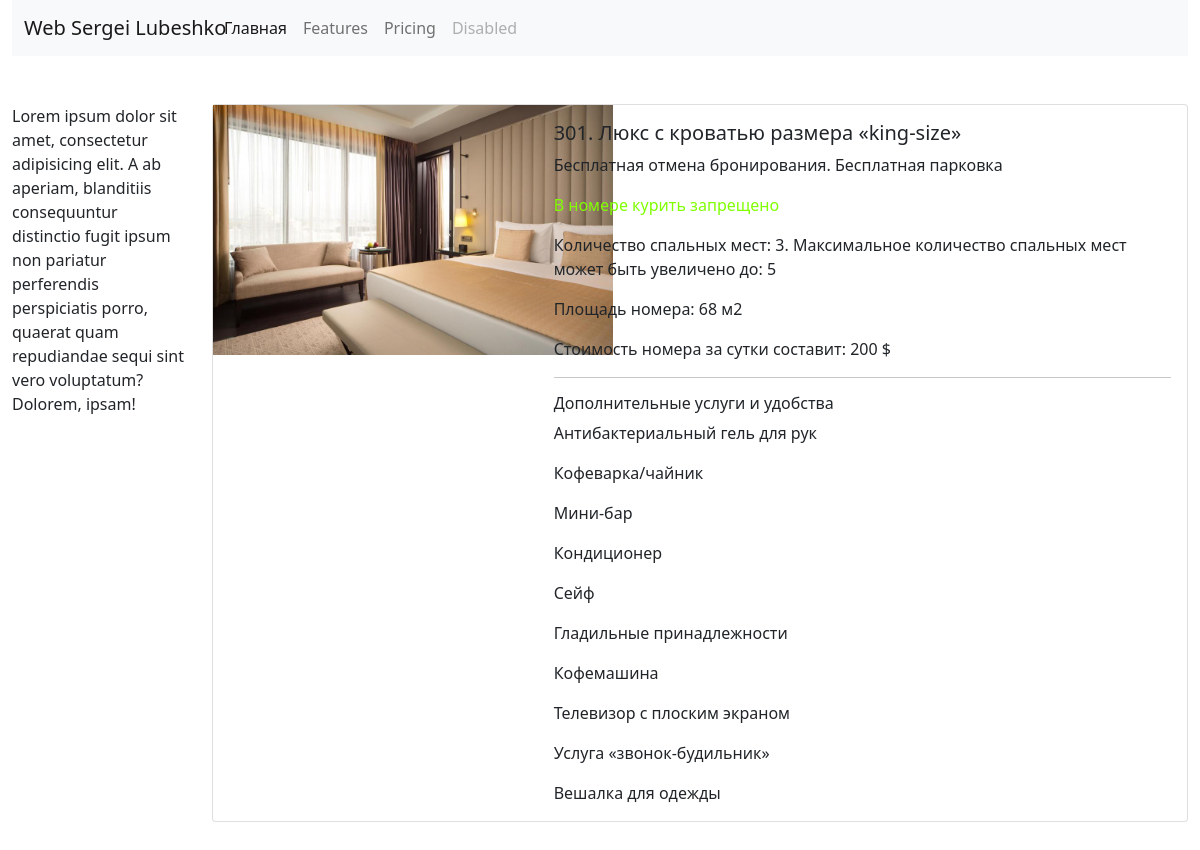
The page /detail/2/ on the database its author committed.
### hotel/models.py (models this page shows, shortened)
class Room(models.Model):
    photo = models.ImageField(verbose_name='Фото', upload_to='photos/%Y/%m/%d', blank=True)
    title = models.CharField(max_length=60, verbose_name='Название номера')
    desc = models.TextField(verbose_name='Описание номера', max_length=500, blank=True)
    size = models.PositiveSmallIntegerField(verbose_name='Площадь номера')
    smoke = models.BooleanField(default=True, verbose_name='Не курят')
    price = models.PositiveSmallIntegerField(verbose_name='Цена за сутки', default=30)
    num_people = models.IntegerField(
        default=1,
        validators=[
            MinValueValidator(1),
            MaxValueValidator(10)
        ],
        verbose_name='Кол-во спальных мест'
    )
    facilities = models.ManyToManyField("Facilities")

class Facilities(models.Model):
    title = models.CharField(max_length=100, verbose_name="Название удобства", unique=True)
    photo = models.ImageField(verbose_name='Иконка', upload_to='photos/%Y/%m/%d', blank=True)
    def __str__(self):
        return self.title

### hotel/views.py (the view)
# urls.py: path('detail/<int:room_id>/', DetailRooms, name="detail")
def DetailRooms(request, room_id):
    detail = Room.objects.get(id=room_id)
    facilit = detail.facilities.all()
    print(len(facilit))
    context = {"detail": detail, "facilitie": facilit}
    return render(request, "hotel/detailroom.html", context=context)

### hotel/templates/hotel/detailroom.html (shortened to what this page needs)
<!DOCTYPE html>
<html lang="en">
<head>
    <link href="https://cdn.jsdelivr.net/npm/bootstrap@5.0.1/dist/css/bootstrap.min.css" rel="stylesheet"
>
</head>
<body>
<div class="container-fluid">
    <nav class="navbar navbar-expand-lg navbar-light bg-light">
        <div class="container-fluid">
            <div class="col-md-2">
                <a class="navbar-brand" href="#">Web Sergei Lubeshko</a>
            </div>
            <div class="col-md-10">
                <div class="collapse navbar-collapse" id="navbarNav">
                    <ul class="navbar-nav">
                        <li class="nav-item">
                            <a class="nav-link active" aria-current="page" href="{% url 'home' %}">Главная</a>
                        </li>
                        <li class="nav-item">
                            <a class="nav-link" href="#">Features</a>
                        </li>
                        <li class="nav-item">
                            <a class="nav-link" href="#">Pricing</a>
                        </li>
                        <li class="nav-item">
                            <a class="nav-link disabled" href="#" tabindex="-1" aria-disabled="true">Disabled</a>
                        </li>
                    </ul>
                </div>
            </div>
        </div>
    </nav>
</div>
<div class="container-fluid my-5">
    <div class="row">
        <div class="col-md-2 col-sm-12">
            <div>Lorem ipsum dolor sit amet, consectetur adipisicing elit. A ab aperiam, blanditiis consequuntur
                distinctio fugit ipsum non pariatur perferendis perspiciatis porro, quaerat quam repudiandae sequi sint
                vero voluptatum? Dolorem, ipsam!
            </div>
        </div>
        <div class="col-md-10 col-sm-12">
            <div class="card">
                <div class="row g-0">
                    <div class="col-md-4">
                        <img class="mr-3" src="{{ detail.photo.url }}" width="400" height="250">
                    </div>
                    <div class="col-md-8">
                        <div class="card-body">
                            <h5 class="card-title">{{ detail.title }}</h5>
                            <p class="card-text">{{ detail.desc }}</p>
                            {% if detail.smoke %}
                                <p class="card-text" style="color:chartreuse">В номере курить запрещено</p>
                            {% else %}
                                <p class="card-text" style="color: crimson">В номере курить разрешено</p>
                            {% endif %}
                            <p class="card-text">Количество спальных мест: {{ detail.num_people }}. Максимальное
                                количество спальных мест может быть увеличено до: {{ detail.num_people|add:2 }}</p>
                            <p class="card-text">Площадь номера: {{ detail.size }} м2</p>
                            <p class="card-text">Стоимость номера за сутки составит: {{ detail.price }} $</p>
                            <hr>
                            <h6 class="card-title">Дополнительные услуги и удобства</h6>
                            {% for item in facilitie %}
                                <p class="card-text">{{ item }}</p>
                            {% endfor %}
                        </div>
                    </div>
                </div>
            </div>
        </div>
    </div>
</div>
</body>
</html>

### rows shown on the page
Room: photo (picture), title "301. Люкс с кроватью размера «king-size»", desc "Бесплатная отмена бронирования. Бесплатная парковка", num_people "3", num_people|add "5", size "68", price "200"
Facilities: title "Антибактериальный гель для рук"
Facilities: title "Кофеварка/чайник"
Facilities: title "Мини-бар"
Facilities: title "Кондиционер"
Facilities: title "Сейф"
Facilities: title "Гладильные принадлежности"
Facilities: title "Кофемашина"
Facilities: title "Телевизор с плоским экраном"
Facilities: title "Услуга «звонок-будильник»"
Facilities: title "Вешалка для одежды"
